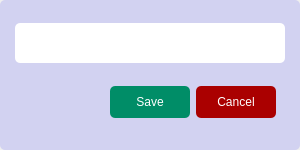
<?xml version="1.0" encoding="UTF-8"?>
<ui version="4.0">
 <class>Dialog</class>
 <widget class="QDialog" name="Dialog">
  <property name="geometry">
   <rect>
    <x>0</x>
    <y>0</y>
    <width>300</width>
    <height>150</height>
   </rect>
  </property>
  <property name="maximumSize">
   <size>
    <width>400</width>
    <height>400</height>
   </size>
  </property>
  <property name="windowTitle">
   <string>Quantity</string>
  </property>
  <property name="styleSheet">
   <string notr="true">border-radius: 5px;</string>
  </property>
  <layout class="QVBoxLayout" name="verticalLayout">
   <property name="leftMargin">
    <number>0</number>
   </property>
   <property name="topMargin">
    <number>0</number>
   </property>
   <property name="rightMargin">
    <number>0</number>
   </property>
   <property name="bottomMargin">
    <number>0</number>
   </property>
   <item>
    <widget class="QWidget" name="widget" native="true">
     <property name="maximumSize">
      <size>
       <width>56789</width>
       <height>200</height>
      </size>
     </property>
     <property name="styleSheet">
      <string notr="true">background-color: rgb(210, 210, 241);</string>
     </property>
     <layout class="QVBoxLayout" name="verticalLayout_2">
      <property name="leftMargin">
       <number>15</number>
      </property>
      <property name="topMargin">
       <number>15</number>
      </property>
      <property name="rightMargin">
       <number>15</number>
      </property>
      <property name="bottomMargin">
       <number>15</number>
      </property>
      <item>
       <widget class="QLineEdit" name="quantity">
        <property name="sizePolicy">
         <sizepolicy hsizetype="Expanding" vsizetype="Expanding">
          <horstretch>0</horstretch>
          <verstretch>0</verstretch>
         </sizepolicy>
        </property>
        <property name="maximumSize">
         <size>
          <width>16777215</width>
          <height>40</height>
         </size>
        </property>
        <property name="styleSheet">
         <string notr="true">font: 75 12pt &quot;Open Sans&quot;;
background-color: rgb(255, 255, 255);</string>
        </property>
       </widget>
      </item>
      <item>
       <widget class="QWidget" name="widget_5" native="true">
        <property name="sizePolicy">
         <sizepolicy hsizetype="Preferred" vsizetype="Preferred">
          <horstretch>0</horstretch>
          <verstretch>0</verstretch>
         </sizepolicy>
        </property>
        <property name="maximumSize">
         <size>
          <width>16777215</width>
          <height>50</height>
         </size>
        </property>
        <layout class="QHBoxLayout">
         <item>
          <widget class="QWidget" name="widget_2" native="true">
           <property name="sizePolicy">
            <sizepolicy hsizetype="Expanding" vsizetype="Expanding">
             <horstretch>0</horstretch>
             <verstretch>0</verstretch>
            </sizepolicy>
           </property>
          </widget>
         </item>
         <item>
          <widget class="QPushButton" name="add">
           <property name="sizePolicy">
            <sizepolicy hsizetype="Expanding" vsizetype="Expanding">
             <horstretch>0</horstretch>
             <verstretch>0</verstretch>
            </sizepolicy>
           </property>
           <property name="maximumSize">
            <size>
             <width>500</width>
             <height>16777215</height>
            </size>
           </property>
           <property name="styleSheet">
            <string notr="true">font: 11pt &quot;Open Sans Extrabold&quot;;
color: rgb(255, 255, 255);
background-color: rgb(0, 141, 103);</string>
           </property>
           <property name="text">
            <string>Save</string>
           </property>
           <property name="iconSize">
            <size>
             <width>32</width>
             <height>16</height>
            </size>
           </property>
          </widget>
         </item>
         <item>
          <widget class="QPushButton" name="cancel_2">
           <property name="sizePolicy">
            <sizepolicy hsizetype="Expanding" vsizetype="Preferred">
             <horstretch>0</horstretch>
             <verstretch>0</verstretch>
            </sizepolicy>
           </property>
           <property name="maximumSize">
            <size>
             <width>400</width>
             <height>500</height>
            </size>
           </property>
           <property name="styleSheet">
            <string notr="true">color: rgb(255, 255, 255);
font: 11pt &quot;Open Sans Extrabold&quot;;
background-color: rgb(170, 0, 0);</string>
           </property>
           <property name="text">
            <string>Cancel</string>
           </property>
           <property name="iconSize">
            <size>
             <width>16</width>
             <height>12</height>
            </size>
           </property>
          </widget>
         </item>
        </layout>
       </widget>
      </item>
     </layout>
    </widget>
   </item>
  </layout>
 </widget>
 <resources/>
 <connections/>
</ui>
